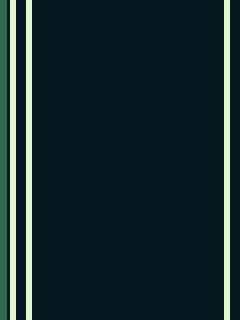

Below is a game level as drawn by its tile map, then a one-line description and the .tmx file that defines it, in full:
An orthogonal 15x20 tile map with 16x16 px tiles, 2 tile layers (Tile Layer 1, Tile Layer 2).

<map version="1.10" tiledversion="1.11.0" orientation="orthogonal" renderorder="right-down" width="15" height="20" tilewidth="16" tileheight="16" infinite="0" nextlayerid="3" nextobjectid="1">
 <tileset firstgid="1" source="Temporal Light/temporal_light_tileset.tsx" />
 <layer id="1" name="Tile Layer 1" width="15" height="20">
  <data encoding="csv">
3090,3090,2949,2949,2949,2949,2949,2949,2949,2949,2949,2949,2949,2949,3087,
3090,3090,2949,2949,2949,2949,2949,2949,2949,2949,2949,2949,2949,2949,3087,
3090,3090,2949,2949,2949,2949,2949,2949,2949,2949,2949,2949,2949,2949,3087,
3090,3090,2949,2949,2949,2949,2949,2949,2949,2949,2949,2949,2949,2949,3087,
3090,3090,2949,2949,2949,2949,2949,2949,2949,2949,2949,2949,2949,2949,3087,
3090,3090,2949,2949,2949,2949,2949,2949,2949,2949,2949,2949,2949,2949,3087,
3090,3090,2949,2949,2949,2949,2949,2949,2949,2949,2949,2949,2949,2949,3087,
3090,3090,2949,2949,2949,2949,2949,2949,2949,2949,2949,2949,2949,2949,3087,
3090,3090,2949,2949,2949,2949,2949,2949,2949,2949,2949,2949,2949,2949,3087,
3090,3090,2949,2949,2949,2949,2949,2949,2949,2949,2949,2949,2949,2949,3087,
3090,3090,2949,2949,2949,2949,2949,2949,2949,2949,2949,2949,2949,2949,3087,
3090,3090,2949,2949,2949,2949,2949,2949,2949,2949,2949,2949,2949,2949,3087,
3090,3090,2949,2949,2949,2949,2949,2949,2949,2949,2949,2949,2949,2949,3087,
3090,3090,2949,2949,2949,2949,2949,2949,2949,2949,2949,2949,2949,2949,3087,
3090,3090,2949,2949,2949,2949,2949,2949,2949,2949,2949,2949,2949,2949,3087,
3090,3090,2949,2949,2949,2949,2949,2949,2949,2949,2949,2949,2949,2949,3087,
3090,3090,2949,2949,2949,2949,2949,2949,2949,2949,2949,2949,2949,2949,3087,
3090,3090,2949,2949,2949,2949,2949,2949,2949,2949,2949,2949,2949,2949,3087,
3090,3090,2949,2949,2949,2949,2949,2949,2949,2949,2949,2949,2949,2949,3087,
3090,3090,2949,2949,2949,2949,2949,2949,2949,2949,2949,2949,2949,2949,3087
</data>
 </layer>
 <layer id="2" name="Tile Layer 2" width="15" height="20">
  <data encoding="csv">
964,0,0,0,0,0,0,0,0,0,0,0,0,0,0,
964,0,0,0,0,0,0,0,0,0,0,0,0,0,0,
964,0,0,0,0,0,0,0,0,0,0,0,0,0,0,
964,0,0,0,0,0,0,0,0,0,0,0,0,0,0,
964,0,0,0,0,0,0,0,0,0,0,0,0,0,0,
964,0,0,0,0,0,0,0,0,0,0,0,0,0,0,
964,0,0,0,0,0,0,0,0,0,0,0,0,0,0,
964,0,0,0,0,0,0,0,0,0,0,0,0,0,0,
964,0,0,0,0,0,0,0,0,0,0,0,0,0,0,
964,0,0,0,0,0,0,0,0,0,0,0,0,0,0,
964,0,0,0,0,0,0,0,0,0,0,0,0,0,0,
964,0,0,0,0,0,0,0,0,0,0,0,0,0,0,
964,0,0,0,0,0,0,0,0,0,0,0,0,0,0,
964,0,0,0,0,0,0,0,0,0,0,0,0,0,0,
964,0,0,0,0,0,0,0,0,0,0,0,0,0,0,
964,0,0,0,0,0,0,0,0,0,0,0,0,0,0,
964,0,0,0,0,0,0,0,0,0,0,0,0,0,0,
964,0,0,0,0,0,0,0,0,0,0,0,0,0,0,
964,0,0,0,0,0,0,0,0,0,0,0,0,0,0,
964,0,0,0,0,0,0,0,0,0,0,0,0,0,0
</data>
 </layer>
</map>
